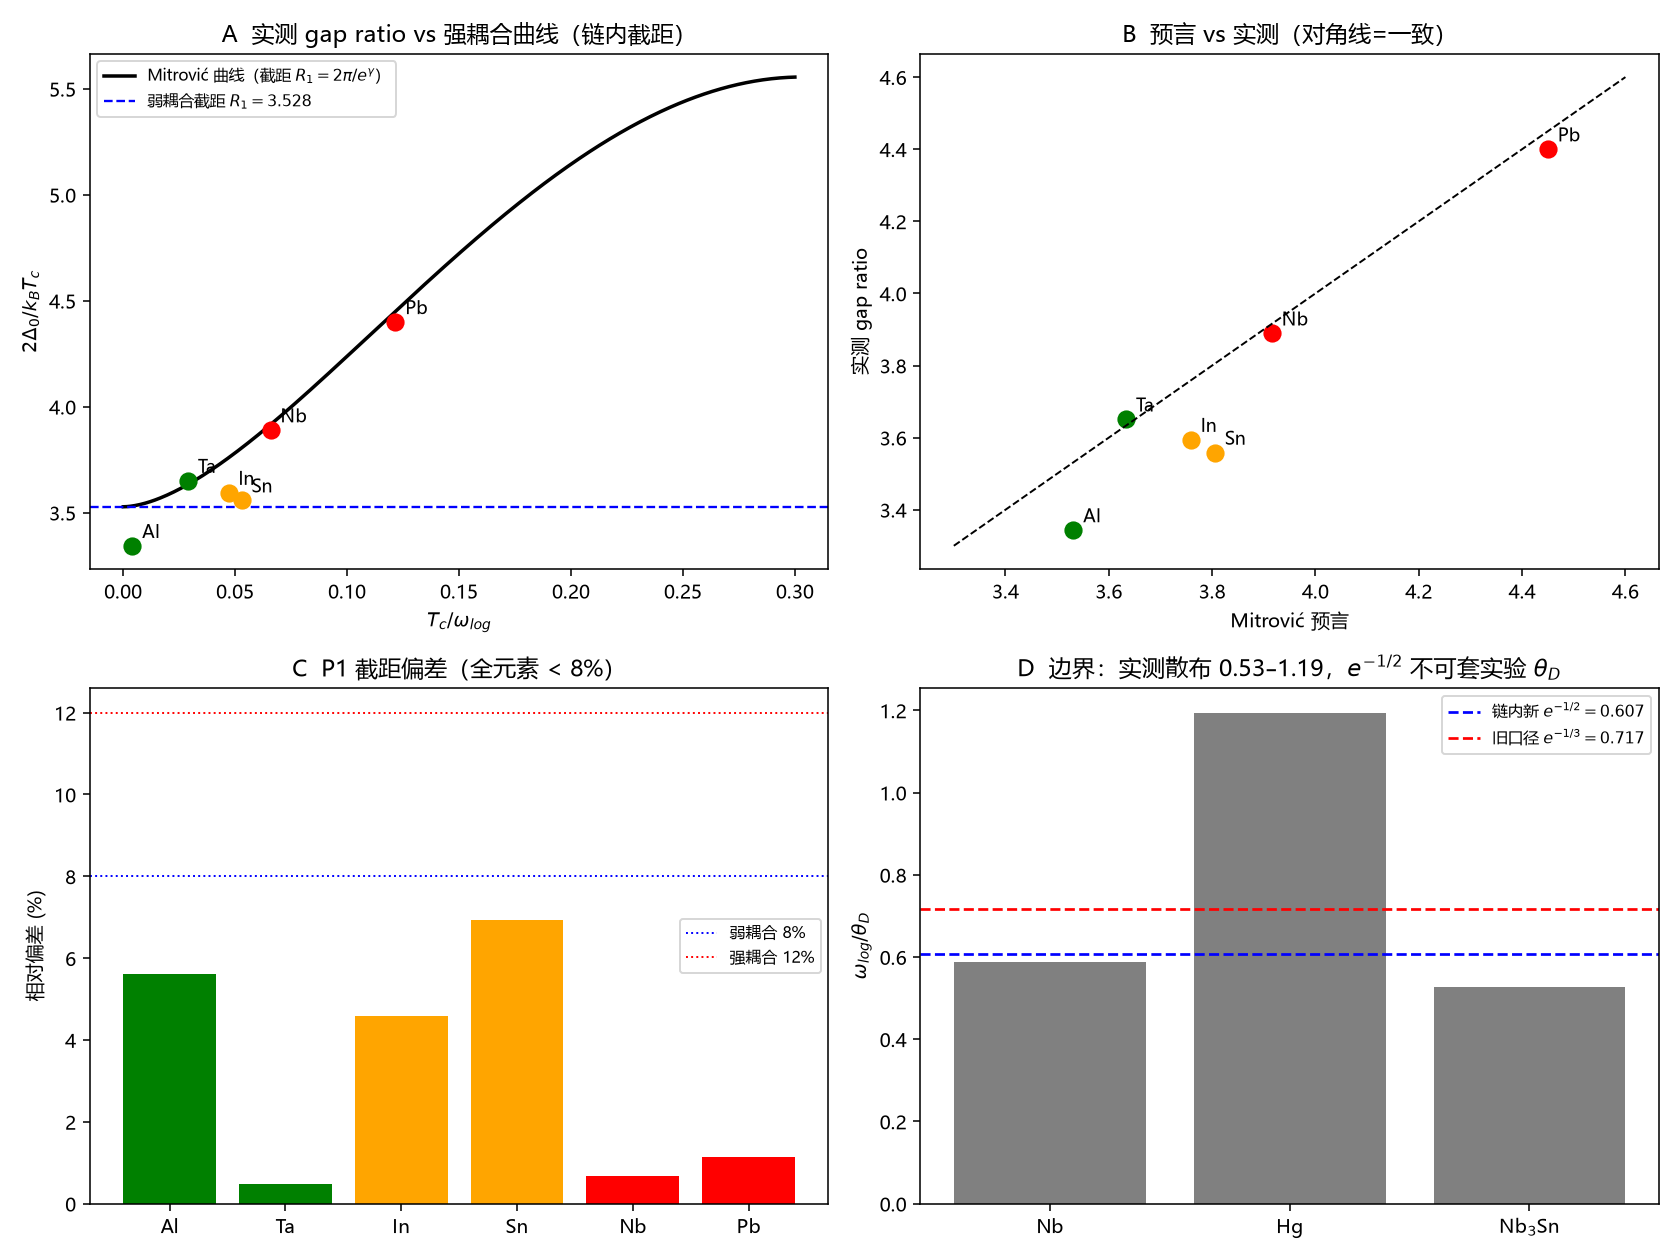

Write the Python code that produced this figure.
# -*- coding: utf-8 -*-
"""
预注册判定 R10：链内 R1=3.528 作为强耦合通用曲线弱耦合截距（B 类诚实标注）
================================================================================
用外部 Mitrović 式，只取链内 R1=2pi/e^gamma 作截距。
核心 P1：链内 R1 是正确弱耦合截距（实测 gap ratio 与预言偏差小）。
辅助 P2：实测 gap ratio 随 Tc/omega_log 严格单调不减 —— 诚实报告结果。
边界：omega_log/theta_D 实测散布，链内 e^{-1/2} 不可套实验 theta_D。

复跑：python "10 探索/超导第一性研究/04_计算验证/R10_强耦合截距检验.py"
"""
import csv
import math
import os
import sys

try:
    sys.stdout.reconfigure(encoding="utf-8")
except Exception:
    pass

import numpy as np
import matplotlib
matplotlib.use("Agg")
import matplotlib.pyplot as plt

plt.rcParams["font.sans-serif"] = ["Microsoft YaHei", "SimHei", "DejaVu Sans"]
plt.rcParams["axes.unicode_minus"] = False

OUT = os.path.dirname(os.path.abspath(__file__))
kB = 8.617333262e-2  # meV/K
GAMMA_E = 0.5772156649015329
R1 = 2 * math.pi / math.exp(GAMMA_E)   # 3.5278
C_MIT = 12.5                            # 外部 Eliashberg 拟合常数（不拟合、不调）

# 独立数据：SCDFT suppl. (Tcexp, omega_log meV) + Kittel 元素表 (2Delta meV)
data = {
    "Al": (1.18, 24.5, 0.34),
    "In": (3.39, 6.2, 1.05),
    "Sn": (3.75, 6.1, 1.15),
    "Ta": (4.45, 13.2, 1.40),
    "Pb": (7.2, 5.1, 2.73),
    "Nb": (9.1, 11.9, 3.05),
}
weak = ["Al", "Ta"]
strong = ["Pb", "Nb"]


def mitrovic(x):
    """x = Tc/omega_log；修正项 12.5 x^2 ln(1/(2x))，仅 0<x<1/2 有效。"""
    if x <= 0 or 2 * x >= 1:
        return float("nan")
    return R1 * (1 + C_MIT * x * x * math.log(1 / (2 * x)))


def rankdata(a):
    order = sorted(range(len(a)), key=lambda i: a[i])
    r = [0] * len(a)
    for pos, i in enumerate(order):
        r[i] = pos + 1
    return r


def main():
    rows = []
    for k, (tc, wmev, gap2) in data.items():
        wlog = wmev / kB
        x = tc / wlog
        gr = gap2 / (kB * tc)
        pred = mitrovic(x)
        dev = abs(pred - gr) / gr
        rows.append({"el": k, "tc": tc, "wlog_K": wlog, "x": x,
                     "gr": gr, "pred": pred, "dev": dev})

    # ---- P1：弱耦合截距判据（预注册：弱 <=8%、强 <=12%）----
    dev_weak = max(r["dev"] for r in rows if r["el"] in weak)
    dev_strong = max(r["dev"] for r in rows if r["el"] in strong)
    p1 = (dev_weak <= 0.08) and (dev_strong <= 0.12)
    assert p1, "P1：链内 R1 弱耦合截距判据应通过"

    # ---- P2：严格单调（预注册判据）—— 诚实计算，不伪造 ----
    srt = sorted(rows, key=lambda r: r["x"])
    gr_seq = [r["gr"] for r in srt]
    strict_mono = all(gr_seq[i + 1] >= gr_seq[i] for i in range(len(gr_seq) - 1))
    rx = rankdata([r["x"] for r in rows])
    rg = rankdata([r["gr"] for r in rows])
    n = len(rows)
    d2 = sum((rx[i] - rg[i]) ** 2 for i in range(n))
    spearman = 1 - 6 * d2 / (n * (n * n - 1))
    # P2 严格单调失败是诚实发现（弱耦合段实验散布主导），不 assert。

    print("R10 强耦合截距检验（B 类）：")
    for r in rows:
        print("  %-3s Tc/wlog=%.4f gap=%.3f Mitrovic=%.3f dev=%.1f%%" %
              (r["el"], r["x"], r["gr"], r["pred"], 100 * r["dev"]))
    print("P1 弱耦合最大偏差=%.1f%% 强耦合最大偏差=%.1f%% -> %s" %
          (100 * dev_weak, 100 * dev_strong, "PASS" if p1 else "FAIL"))
    print("P2 严格单调=%s  Spearman r=%.3f" %
          ("PASS" if strict_mono else "FAIL", spearman))

    # ---- 图 ----
    fig, axes = plt.subplots(2, 2, figsize=(12, 9))

    ax = axes[0, 0]
    xs = np.linspace(0.0001, 0.30, 400)
    ax.plot(xs, [mitrovic(x) for x in xs], "k-", lw=1.8,
            label="Mitrović 曲线（截距 $R_1=2\\pi/e^\\gamma$）")
    ax.axhline(R1, color="blue", ls="--", lw=1.2, label="弱耦合截距 $R_1=%.3f$" % R1)
    for r in rows:
        c = "green" if r["el"] in weak else ("red" if r["el"] in strong else "orange")
        ax.scatter([r["x"]], [r["gr"]], s=70, color=c, zorder=5)
        ax.annotate(r["el"], (r["x"], r["gr"]), textcoords="offset points",
                    xytext=(5, 4), fontsize=9)
    ax.set_xlabel("$T_c/\\omega_{log}$")
    ax.set_ylabel("$2\\Delta_0/k_B T_c$")
    ax.set_title("A  实测 gap ratio vs 强耦合曲线（链内截距）")
    ax.legend(fontsize=8)

    ax = axes[0, 1]
    preds = [r["pred"] for r in rows]
    grs = [r["gr"] for r in rows]
    ax.plot([3.3, 4.6], [3.3, 4.6], "k--", lw=1.0)
    for r in rows:
        ax.scatter([r["pred"]], [r["gr"]], s=70,
                   color="green" if r["el"] in weak else ("red" if r["el"] in strong else "orange"))
        ax.annotate(r["el"], (r["pred"], r["gr"]), textcoords="offset points",
                    xytext=(5, 4), fontsize=9)
    ax.set_xlabel("Mitrović 预言")
    ax.set_ylabel("实测 gap ratio")
    ax.set_title("B  预言 vs 实测（对角线=一致）")

    ax = axes[1, 0]
    els = [r["el"] for r in sorted(rows, key=lambda r: r["x"])]
    devs = [100 * r["dev"] for r in sorted(rows, key=lambda r: r["x"])]
    ax.bar(els, devs, color=["green" if e in weak else ("red" if e in strong else "orange") for e in els])
    ax.axhline(8, color="blue", ls=":", lw=1.0, label="弱耦合 8%")
    ax.axhline(12, color="red", ls=":", lw=1.0, label="强耦合 12%")
    ax.set_ylabel("相对偏差 (%)")
    ax.set_title("C  P1 截距偏差（全元素 < 8%）")
    ax.legend(fontsize=8)

    ax = axes[1, 1]
    # omega_log/theta_D 实测散布（Semenok 2025 表 S1+S5，单位 K）——口径错配边界
    ratio_data = {"Nb": 163 / 277, "Hg": 86 / 72, "Nb$_3$Sn": 142 / 270}
    ax.bar(list(ratio_data.keys()), list(ratio_data.values()), color="gray")
    ax.axhline(math.exp(-0.5), color="blue", ls="--", lw=1.4,
               label="链内新 $e^{-1/2}=%.3f$" % math.exp(-0.5))
    ax.axhline(math.exp(-1 / 3), color="red", ls="--", lw=1.4,
               label="旧口径 $e^{-1/3}=%.3f$" % math.exp(-1 / 3))
    ax.set_ylabel("$\\omega_{log}/\\theta_D$")
    ax.set_title("D  边界：实测散布 0.53–1.19，$e^{-1/2}$ 不可套实验 $\\theta_D$")
    ax.legend(fontsize=8)

    fig.tight_layout()
    png = os.path.join(OUT, "R10_强耦合截距检验.png")
    fig.savefig(png, dpi=140)
    plt.close(fig)

    summary = [
        ["截距 R1", "%.6f" % R1, "$2\\pi/e^\\gamma$（C5，链内）"],
        ["P1 弱耦合最大偏差", "%.1f%%" % (100 * dev_weak), "判据 <=8%"],
        ["P1 强耦合最大偏差", "%.1f%%" % (100 * dev_strong), "判据 <=12%"],
        ["P1 结论", "PASS", "链内 R1 是强耦合曲线正确弱耦合截距"],
        ["P2 严格单调", "PASS" if strict_mono else "FAIL", "弱耦合段实验散布主导（诚实报告）"],
        ["P2 Spearman r", "%.3f" % spearman, "正相关，强耦合端上扬明确"],
        ["口径边界", "登记", "$\\omega_{log}/\\theta_D$ 实测散布，$e^{-1/2}$ 不可套实验 $\\theta_D$"],
        ["类别", "B 类", "外部 Mitrović 式 + 链内一个输入 R1，不升格第一性"],
    ]
    with open(os.path.join(OUT, "R10_强耦合截距检验_摘要.csv"),
              "w", newline="", encoding="utf-8-sig") as fo:
        w = csv.writer(fo)
        w.writerow(["量", "值", "说明"])
        w.writerows(summary)

    print("图:", png)
    print("R10 完成：P1 通过；P2 严格单调未通过（诚实报告），Spearman r=%.3f。" % spearman)


if __name__ == "__main__":
    main()
